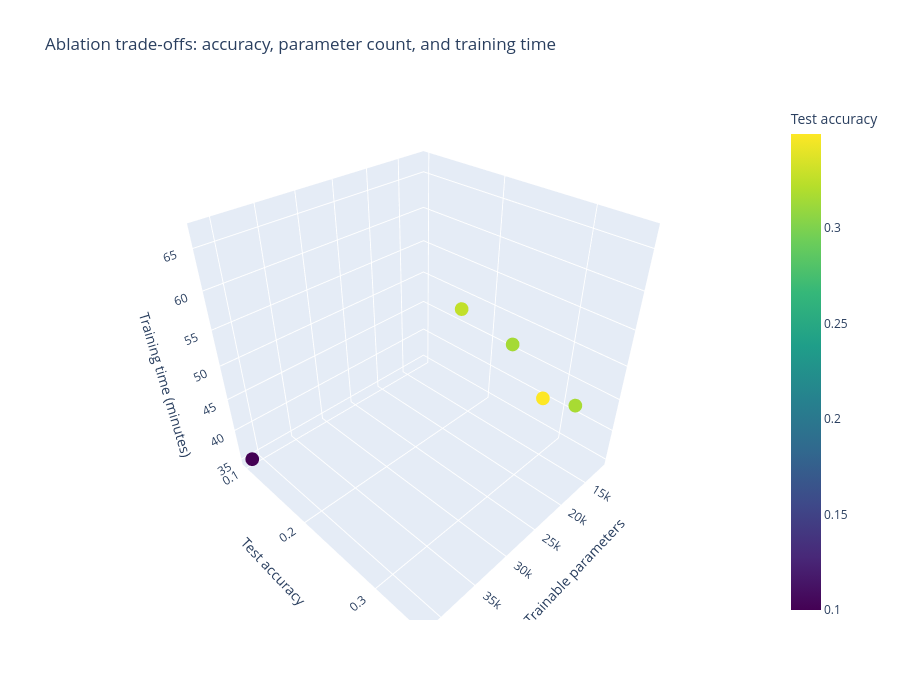

Write notebook code for a chart like this one.
### Code cell
fig = px.scatter_3d(
    results_df,
    x="parameters",
    y="test_accuracy",
    z="training_minutes",
    color="test_accuracy",
    hover_name="experiment",
    hover_data={
        "parameters": True,
        "test_accuracy": ":.2%",
        "training_minutes": ":.1f",
    },
    color_continuous_scale="Viridis",
    title="Ablation trade-offs: accuracy, parameter count, and training time",
    labels={
        "parameters": "Trainable parameters",
        "test_accuracy": "Test accuracy",
        "training_minutes": "Training time (minutes)",
    },
)
fig.update_layout(height=700)
fig.show()

### Figure 1 — Plotly figure (JSON) as saved in the notebook; plotly's stock layout.template omitted (floating-point values rounded to 4 significant figures)
{"data": [{"hovertemplate": "<b>%{hovertext}</b><br><br>Trainable parameters=%{x}<br>Test accuracy=%{marker.color:.2%}<br>Training time (minutes)=%{z:.1f}<extra></extra>", "hovertext": ["without_horizontal_flip", "larger_5x5_kernels", "narrow_channels", "baseline", "without_second_stage"], "legendgroup": "", "marker": {"color": [0.3494, 0.3264, 0.3168, 0.3156, 0.1], "coloraxis": "coloraxis", "symbol": "circle"}, "mode": "markers", "name": "", "scene": "scene", "showlegend": false, "type": "scatter3d", "x": [25578, 34538, 11642, 25578, 41418], "y": [0.3494, 0.3264, 0.3168, 0.3156, 0.1], "z": [53.64, 66.75, 41.66, 58.09, 35.02]}], "layout": {"coloraxis": {"colorbar": {"title": {"text": "Test accuracy"}}, "colorscale": [[0, "#440154"], [0.1111, "#482878"], [0.2222, "#3e4989"], [0.3333, "#31688e"], [0.4444, "#26828e"], [0.5556, "#1f9e89"], [0.6667, "#35b779"], [0.7778, "#6ece58"], [0.8889, "#b5de2b"], [1, "#fde725"]]}, "height": 700, "legend": {"tracegroupgap": 0}, "scene": {"domain": {"x": [0, 1], "y": [0, 1]}, "xaxis": {"title": {"text": "Trainable parameters"}}, "yaxis": {"title": {"text": "Test accuracy"}}, "zaxis": {"title": {"text": "Training time (minutes)"}}}, "title": {"text": "Ablation trade-offs: accuracy, parameter count, and training time"}}}
